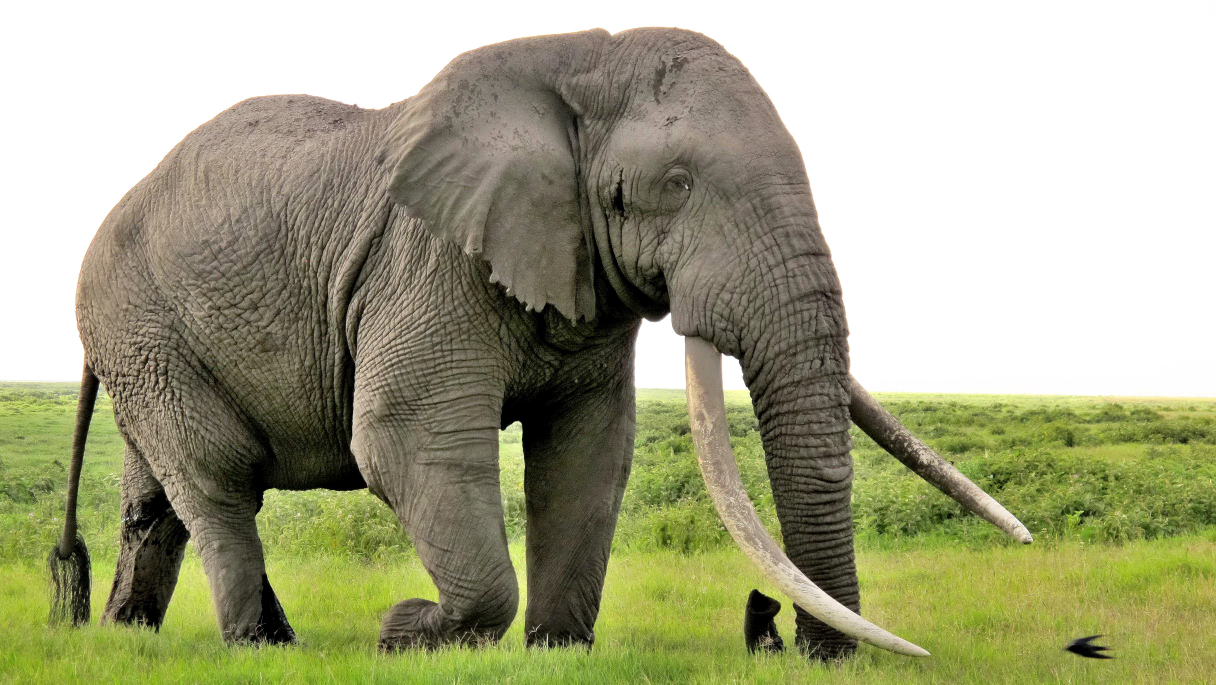
#> input picture elephant.jpeg, 3648 x 2053 px (shown at 1/3 size)
$ jupyter execute --allow-errors Pipeline.ipynb   (shell and % lines are left out)
#> lines starting #> are read from the running program, lines starting #| are printed output that depends on the picture
[cell 1]
import numpy as np
import pandas as pd
import scipy
import sklearn
from sklearn.pipeline import make_pipeline
import os

# Skimage
import skimage
import skimage.color
import skimage.transform
import skimage.feature
import skimage.io

[cell 2]
from sklearn.base import BaseEstimator , TransformerMixin
class rgb2gray_transform(BaseEstimator,TransformerMixin):
    import skimage.color
    def __init__(self):
        pass
    def fit(self,X,y=None):
        return self
    def transform(self,X,y=None):
        return np.array([skimage.color.rgb2gray(x) for x in X])


class Hogtransformer(BaseEstimator,TransformerMixin):
    import skimage.feature
    def __init__(self,orientations=9,pixals_per_cell=(8,8),cells_per_block=(3,3)):
        self.orientations=orientations
        self.pixals_per_cell=pixals_per_cell
        self.cells_per_block=cells_per_block

    def fit(self,X,y=None):
        return self

    def transform(self,X,y=None):
        def local_hog(img):
            hog_features=skimage.feature.hog(img,orientations=self.orientations,
                                            pixels_per_cell=self.pixals_per_cell,
                                            cells_per_block=self.cells_per_block)

            return hog_features

        hfeatures=np.array([local_hog(x) for x in X])
        return hfeatures

[cell 3]
import matplotlib.pyplot as plt

[cell 4]
# pipeline model
image=skimage.io.imread("elephant.jpeg")
#> image is the input picture: shape (2053, 3648, 3); mean R, G, B 163.5, 164.1, 133.1

# Transform it into 80X80
image_resize=skimage.transform.resize(image,(80,80))
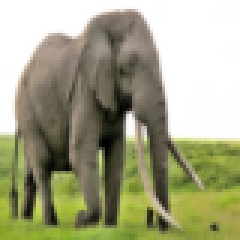
#> image_resize: shape (80, 80, 3) float64 (shown 3 times larger); mean R, G, B 0.641, 0.644, 0.522
image_scale=255*image_resize
image_transform=image_scale.astype(np.uint8)

# RGB to GRAY
gray=skimage.color.rgb2gray(image_transform)
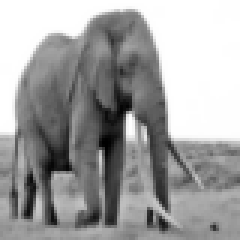
#> gray: shape (80, 80) float64 (shown 3 times larger); min 0, max 1, mean 0.633
# Hog Feature
feature_vector=skimage.feature.hog(gray,orientations=10,
                                  pixels_per_cell=(8,8),
                                  cells_per_block=(2,2))
#> feature_vector = 3240 values, max 0.902 at index 32, min 0 at index 0, mean 0.104

[cell 5]
feature_vector
#> Out has the same summary as feature_vector
#> (reads dsa_image_classification_sgd.pickle from the repository)

[cell 6]
import pickle
# Load the Model
#> (the rest of this cell did not finish here and is left out)

[cell 7]
feature_vector.shape
#> Out = (3240,)
